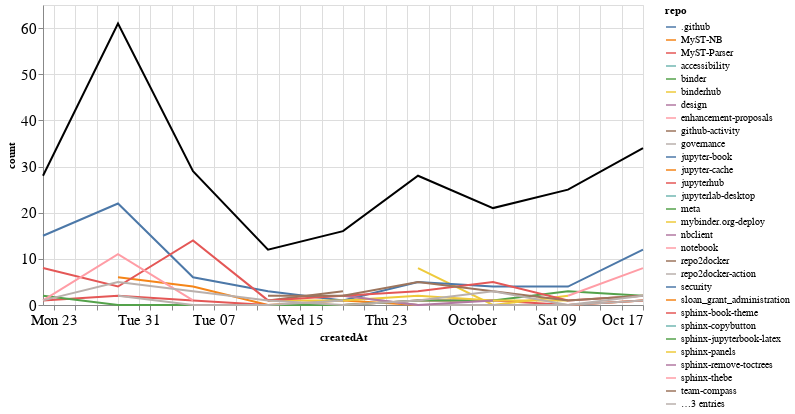

This figure's notebook cell:
### Markdown cell above
### Comments

### Code cell
comments_time = comments.groupby('repo').resample('W', on='createdAt').count()['author'].reset_index()
comments_time = comments_time.rename(columns={'author': 'count'})
comments_time_total = comments_time.groupby('createdAt').agg({"count": "sum"}).reset_index()
ch1 = alt.Chart(comments_time, width=600).mark_line().encode(
    x='createdAt',
    y='count',
    color='repo',
    tooltip="repo"
)

ch2 = alt.Chart(comments_time_total, width=600).mark_line(color="black").encode(
    x='createdAt',
    y='count',
)

ch1 + ch2

### Figure 1 — Vega-Lite specification as saved in the notebook (floating-point values rounded to 4 significant figures)
{"config": {"axisLeft": {"labelFontSize": 15}, "axisBottom": {"labelFontSize": 15}}, "layer": [{"data": {"name": "data-04aede7f5ff55865d6d1b881ebfe0c40"}, "mark": "line", "encoding": {"color": {"type": "nominal", "field": "repo"}, "tooltip": {"type": "nominal", "field": "repo"}, "x": {"type": "temporal", "field": "createdAt"}, "y": {"type": "quantitative", "field": "count"}}, "width": 600}, {"data": {"name": "data-7922011b33e18a89e523249cf1962f05"}, "mark": {"type": "line", "color": "black"}, "encoding": {"x": {"type": "temporal", "field": "createdAt"}, "y": {"type": "quantitative", "field": "count"}}, "width": 600}], "$schema": "https://vega.github.io/schema/vega-lite/v4.8.1.json", "datasets": {"data-04aede7f5ff55865d6d1b881ebfe0c40": [{"repo": ".github", "createdAt": "2021-09-12T00:00:00", "count": 1}, {"repo": "MyST-NB", "createdAt": "2021-08-29T00:00:00", "count": 6}, {"repo": "MyST-NB", "createdAt": "2021-09-05T00:00:00", "count": 4}, {"repo": "MyST-NB", "createdAt": "2021-09-12T00:00:00", "count": 0}, {"repo": "MyST-NB", "createdAt": "2021-09-19T00:00:00", "count": 1}, {"repo": "MyST-NB", "createdAt": "2021-09-26T00:00:00", "count": 0}, {"repo": "MyST-NB", "createdAt": "2021-10-03T00:00:00", "count": 0}, {"repo": "MyST-NB", "createdAt": "2021-10-10T00:00:00", "count": 0}, {"repo": "MyST-NB", "createdAt": "2021-10-17T00:00:00", "count": 1}, {"repo": "MyST-Parser", "createdAt": "2021-08-22T00:00:00", "count": 1}, {"repo": "MyST-Parser", "createdAt": "2021-08-29T00:00:00", "count": 2}, {"repo": "MyST-Parser", "createdAt": "2021-09-05T00:00:00", "count": 1}, {"repo": "MyST-Parser", "createdAt": "2021-09-12T00:00:00", "count": 0}, {"repo": "MyST-Parser", "createdAt": "2021-09-19T00:00:00", "count": 0}, {"repo": "MyST-Parser", "createdAt": "2021-09-26T00:00:00", "count": 1}, {"repo": "MyST-Parser", "createdAt": "2021-10-03T00:00:00", "count": 1}, {"repo": "MyST-Parser", "createdAt": "2021-10-10T00:00:00", "count": 0}, {"repo": "MyST-Parser", "createdAt": "2021-10-17T00:00:00", "count": 1}, {"repo": "accessibility", "createdAt": "2021-08-29T00:00:00", "count": 2}, {"repo": "binder", "createdAt": "2021-09-19T00:00:00", "count": 1}, {"repo": "binderhub", "createdAt": "2021-09-26T00:00:00", "count": 8}, {"repo": "binderhub", "createdAt": "2021-10-03T00:00:00", "count": 0}, {"repo": "binderhub", "createdAt": "2021-10-10T00:00:00", "count": 2}, {"repo": "design", "createdAt": "2021-08-29T00:00:00", "count": 1}, {"repo": "enhancement-proposals", "createdAt": "2021-10-10T00:00:00", "count": 2}, {"repo": "github-activity", "createdAt": "2021-10-10T00:00:00", "count": 1}, {"repo": "governance", "createdAt": "2021-09-19T00:00:00", "count": 2}, {"repo": "governance", "createdAt": "2021-09-26T00:00:00", "count": 0}, {"repo": "governance", "createdAt": "2021-10-03T00:00:00", "count": 0}, {"repo": "governance", "createdAt": "2021-10-10T00:00:00", "count": 0}, {"repo": "governance", "createdAt": "2021-10-17T00:00:00", "count": 1}, {"repo": "jupyter-book", "createdAt": "2021-08-22T00:00:00", "count": 15}, {"repo": "jupyter-book", "createdAt": "2021-08-29T00:00:00", "count": 22}, {"repo": "jupyter-book", "createdAt": "2021-09-05T00:00:00", "count": 6}, {"repo": "jupyter-book", "createdAt": "2021-09-12T00:00:00", "count": 3}, {"repo": "jupyter-book", "createdAt": "2021-09-19T00:00:00", "count": 1}, {"repo": "jupyter-book", "createdAt": "2021-09-26T00:00:00", "count": 5}, {"repo": "jupyter-book", "createdAt": "2021-10-03T00:00:00", "count": 4}, {"repo": "jupyter-book", "createdAt": "2021-10-10T00:00:00", "count": 4}, {"repo": "jupyter-book", "createdAt": "2021-10-17T00:00:00", "count": 12}, {"repo": "jupyter-cache", "createdAt": "2021-08-29T00:00:00", "count": 1}, {"repo": "jupyterhub", "createdAt": "2021-08-29T00:00:00", "count": 4}, {"repo": "jupyterlab-desktop", "createdAt": "2021-09-26T00:00:00", "count": 1}, {"repo": "meta", "createdAt": "2021-08-22T00:00:00", "count": 2}, {"repo": "meta", "createdAt": "2021-08-29T00:00:00", "count": 0}, {"repo": "meta", "createdAt": "2021-09-05T00:00:00", "count": 0}, {"repo": "meta", "createdAt": "2021-09-12T00:00:00", "count": 0}, {"repo": "meta", "createdAt": "2021-09-19T00:00:00", "count": 0}, {"repo": "meta", "createdAt": "2021-09-26T00:00:00", "count": 1}, {"repo": "meta", "createdAt": "2021-10-03T00:00:00", "count": 1}, {"repo": "meta", "createdAt": "2021-10-10T00:00:00", "count": 3}, {"repo": "meta", "createdAt": "2021-10-17T00:00:00", "count": 2}, {"repo": "mybinder.org-deploy", "createdAt": "2021-09-12T00:00:00", "count": 1}, {"repo": "mybinder.org-deploy", "createdAt": "2021-09-19T00:00:00", "count": 1}, {"repo": "mybinder.org-deploy", "createdAt": "2021-09-26T00:00:00", "count": 2}, {"repo": "mybinder.org-deploy", "createdAt": "2021-10-03T00:00:00", "count": 1}, {"repo": "mybinder.org-deploy", "createdAt": "2021-10-10T00:00:00", "count": 1}, {"repo": "nbclient", "createdAt": "2021-09-19T00:00:00", "count": 2}, {"repo": "nbclient", "createdAt": "2021-09-26T00:00:00", "count": 0}, {"repo": "nbclient", "createdAt": "2021-10-03T00:00:00", "count": 1}, {"repo": "notebook", "createdAt": "2021-10-10T00:00:00", "count": 2}, {"repo": "notebook", "createdAt": "2021-10-17T00:00:00", "count": 8}, {"repo": "repo2docker", "createdAt": "2021-09-12T00:00:00", "count": 1}, {"repo": "repo2docker", "createdAt": "2021-09-19T00:00:00", "count": 3}, {"repo": "repo2docker-action", "createdAt": "2021-08-29T00:00:00", "count": 2}, {"repo": "repo2docker-action", "createdAt": "2021-09-05T00:00:00", "count": 0}, {"repo": "repo2docker-action", "createdAt": "2021-09-12T00:00:00", "count": 0}, {"repo": "repo2docker-action", "createdAt": "2021-09-19T00:00:00", "count": 1}, {"repo": "security", "createdAt": "2021-10-03T00:00:00", "count": 1}, {"repo": "sloan_grant_administration", "createdAt": "2021-10-10T00:00:00", "count": 4}, {"repo": "sphinx-book-theme", "createdAt": "2021-08-22T00:00:00", "count": 8}, {"repo": "sphinx-book-theme", "createdAt": "2021-08-29T00:00:00", "count": 4}, {"repo": "sphinx-book-theme", "createdAt": "2021-09-05T00:00:00", "count": 14}, {"repo": "sphinx-book-theme", "createdAt": "2021-09-12T00:00:00", "count": 1}, {"repo": "sphinx-book-theme", "createdAt": "2021-09-19T00:00:00", "count": 2}, {"repo": "sphinx-book-theme", "createdAt": "2021-09-26T00:00:00", "count": 3}, {"repo": "sphinx-book-theme", "createdAt": "2021-10-03T00:00:00", "count": 5}, {"repo": "sphinx-book-theme", "createdAt": "2021-10-10T00:00:00", "count": 1}, {"repo": "sphinx-book-theme", "createdAt": "2021-10-17T00:00:00", "count": 2}, {"repo": "sphinx-copybutton", "createdAt": "2021-10-17T00:00:00", "count": 3}, {"repo": "sphinx-jupyterbook-latex", "createdAt": "2021-10-03T00:00:00", "count": 1}, {"repo": "sphinx-panels", "createdAt": "2021-08-29T00:00:00", "count": 1}, {"repo": "sphinx-remove-toctrees", "createdAt": "2021-10-10T00:00:00", "count": 4}, {"repo": "sphinx-thebe", "createdAt": "2021-08-22T00:00:00", "count": 1}, {"repo": "sphinx-thebe", "createdAt": "2021-08-29T00:00:00", "count": 11}, {"repo": "sphinx-thebe", "createdAt": "2021-09-05T00:00:00", "count": 1}, {"repo": "team-compass", "createdAt": "2021-09-12T00:00:00", "count": 2}, {"repo": "team-compass", "createdAt": "2021-09-19T00:00:00", "count": 2}, {"repo": "team-compass", "createdAt": "2021-09-26T00:00:00", "count": 5}, {"repo": "team-compass", "createdAt": "2021-10-03T00:00:00", "count": 3}, {"repo": "team-compass", "createdAt": "2021-10-10T00:00:00", "count": 1}, {"repo": "team-compass", "createdAt": "2021-10-17T00:00:00", "count": 2}, {"repo": "thebe", "createdAt": "2021-08-22T00:00:00", "count": 1}, {"repo": "thebe", "createdAt": "2021-08-29T00:00:00", "count": 5}, {"repo": "thebe", "createdAt": "2021-09-05T00:00:00", "count": 3}, {"repo": "thebe", "createdAt": "2021-09-12T00:00:00", "count": 1}, {"repo": "thebe", "createdAt": "2021-09-19T00:00:00", "count": 0}, {"repo": "thebe", "createdAt": "2021-09-26T00:00:00", "count": 1}, {"repo": "thebe", "createdAt": "2021-10-03T00:00:00", "count": 3}, {"repo": "thebe", "createdAt": "2021-10-10T00:00:00", "count": 0}, {"repo": "thebe", "createdAt": "2021-10-17T00:00:00", "count": 2}, {"repo": "voila", "createdAt": "2021-09-12T00:00:00", "count": 2}, {"repo": "web-compile", "createdAt": "2021-09-26T00:00:00", "count": 1}], "data-7922011b33e18a89e523249cf1962f05": [{"createdAt": "2021-08-22T00:00:00", "count": 28}, {"createdAt": "2021-08-29T00:00:00", "count": 61}, {"createdAt": "2021-09-05T00:00:00", "count": 29}, {"createdAt": "2021-09-12T00:00:00", "count": 12}, {"createdAt": "2021-09-19T00:00:00", "count": 16}, {"createdAt": "2021-09-26T00:00:00", "count": 28}, {"createdAt": "2021-10-03T00:00:00", "count": 21}, {"createdAt": "2021-10-10T00:00:00", "count": 25}, {"createdAt": "2021-10-17T00:00:00", "count": 34}]}}
